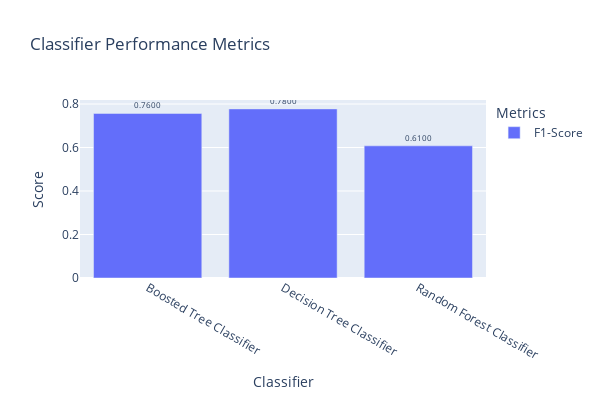

The code cell stored with this chart in its notebook:
### Code cell
# write the code to draw your graph
import plotly.express as px

classifiers = ['Decision Tree Classifier','Random Forest Classifier','Boosted Tree Classifier']
metrics = ['F1-Score']

df = pd.DataFrame({'Classifier': [classifiers[0]] + [classifiers[1]] + [classifiers[2]] ,
                   'Metrics': metrics*3,
                   'Score': [f1_score_dt,f1_score_rf,f1_score_bt]})

fig = px.bar(df, x='Classifier', y='Score', color='Metrics', barmode='group',
             height=400, width=600, title="Classifier Performance Metrics")

fig.update_layout(xaxis=dict(categoryorder='category ascending'))
fig.update_traces(customdata=df['Score'],texttemplate='%{customdata}', textposition='auto', textfont=dict(size=8))
fig.update_traces(text=df['Score'], texttemplate='%{text}', textposition='outside', textfont=dict(size=8))
fig.update_traces(hovertemplate='%{x}Score: %{y:.4f}')
fig.update_layout(uniformtext_minsize=8, uniformtext_mode='hide')
fig.update_traces(text=df['Score'].round(2).astype(str), texttemplate='%{text:.4f}', textposition='outside', textfont=dict(size=8))
fig.show()

### Figure 1 — Plotly figure (JSON) as saved in the notebook; plotly's stock layout.template omitted (floating-point values rounded to 4 significant figures)
{"data": [{"alignmentgroup": "True", "customdata": [0.7776, 0.6078, 0.7569], "hovertemplate": "%{x}Score: %{y:.4f}", "legendgroup": "F1-Score", "marker": {"color": "#636efa", "pattern": {"shape": ""}}, "name": "F1-Score", "offsetgroup": "F1-Score", "orientation": "v", "showlegend": true, "text": ["0.78", "0.61", "0.76"], "textfont": {"size": 8}, "textposition": "outside", "texttemplate": "%{text:.4f}", "type": "bar", "x": ["Decision Tree Classifier", "Random Forest Classifier", "Boosted Tree Classifier"], "xaxis": "x", "y": [0.7776, 0.6078, 0.7569], "yaxis": "y"}], "layout": {"barmode": "group", "height": 400, "legend": {"title": {"text": "Metrics"}, "tracegroupgap": 0}, "title": {"text": "Classifier Performance Metrics"}, "uniformtext": {"minsize": 8, "mode": "hide"}, "width": 600, "xaxis": {"anchor": "y", "categoryorder": "category ascending", "domain": [0, 1], "title": {"text": "Classifier"}}, "yaxis": {"anchor": "x", "domain": [0, 1], "title": {"text": "Score"}}}}
